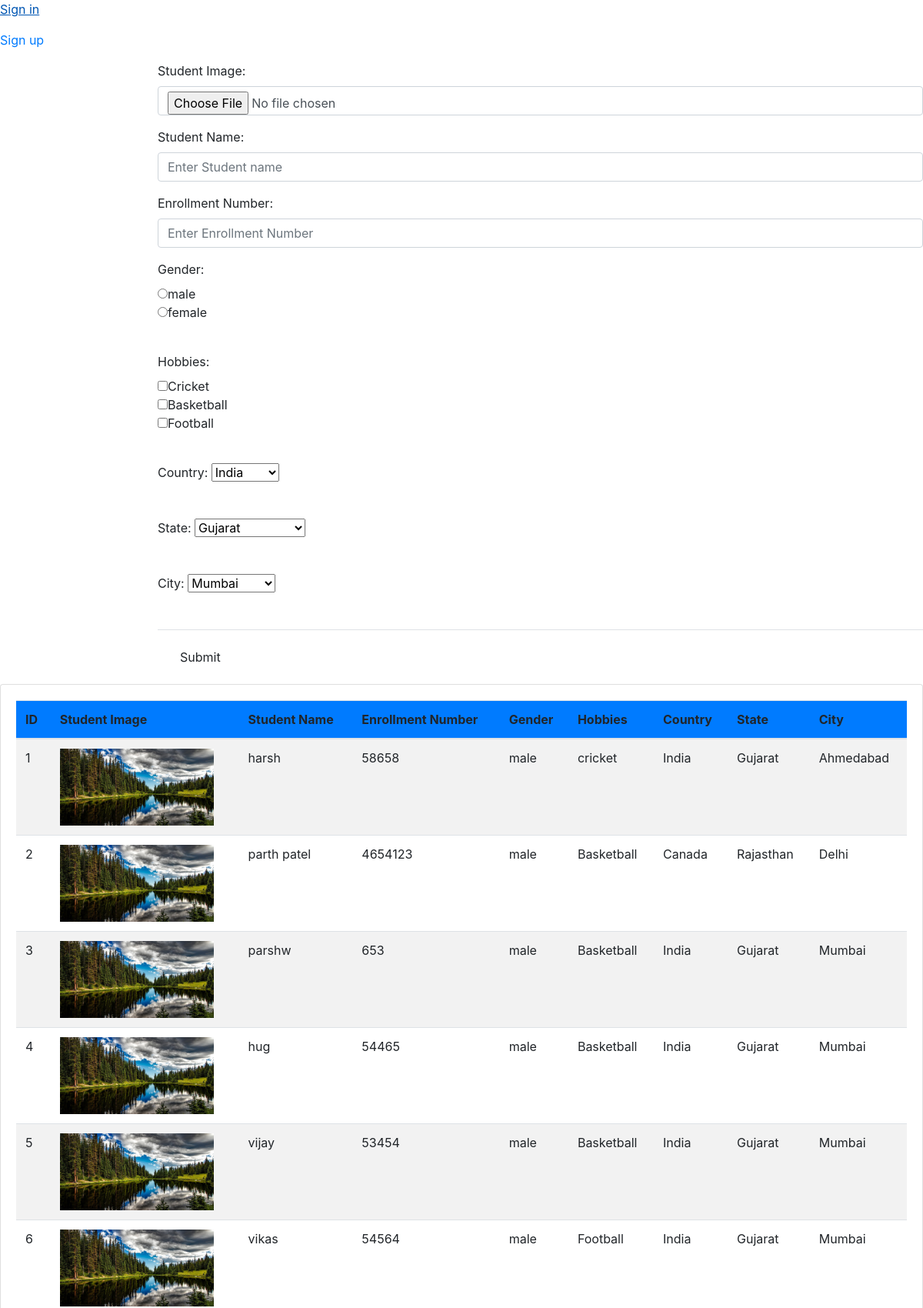
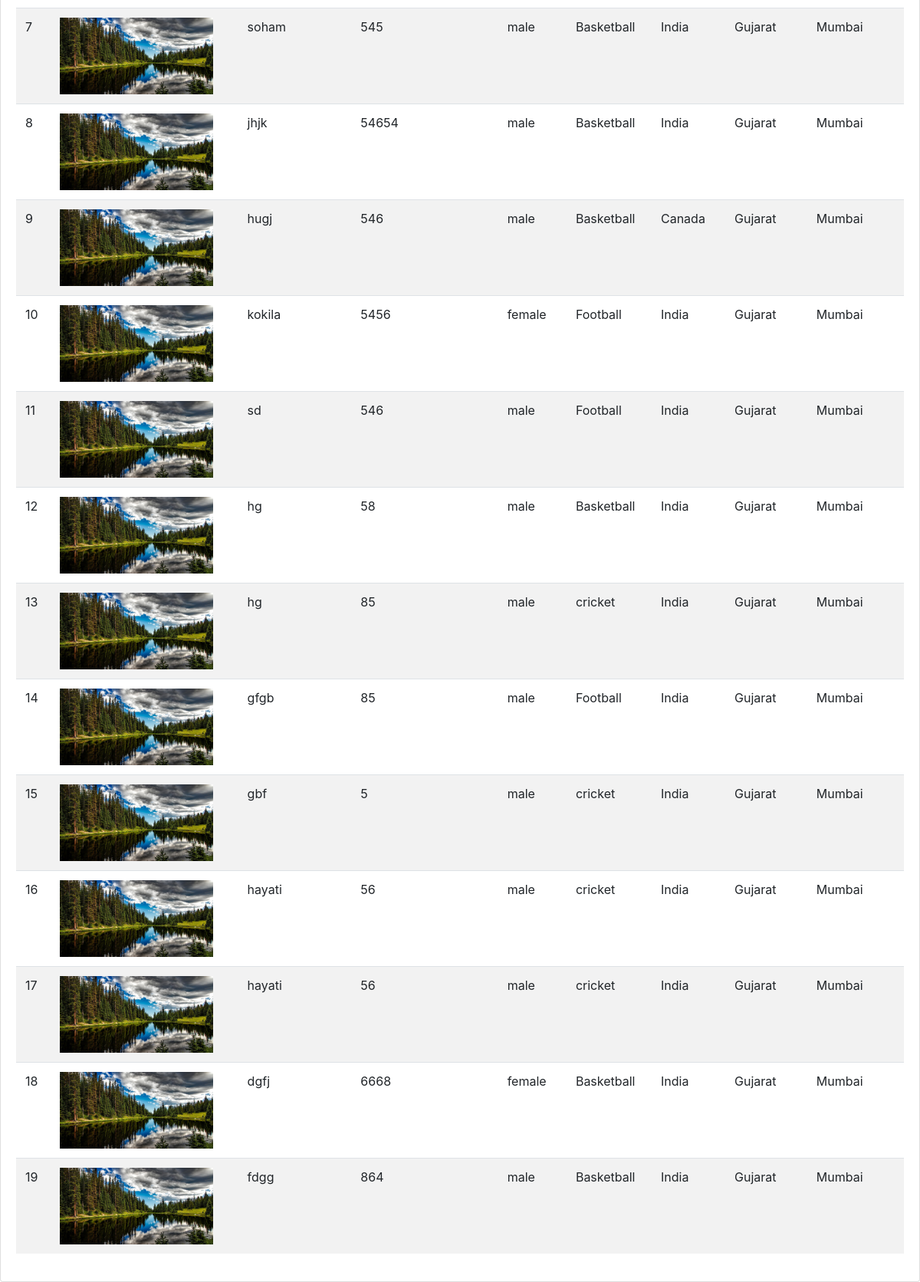
/student/form, run on the app's committed database (2 pictures, top to bottom).
### student/models.py (models this page shows)
class student(models.Model):
	id = models.AutoField
	student_img = models.ImageField()
	student_name = models.TextField(default="", max_length=20)
	enrollment_no = models.IntegerField(default=0)
	gender = models.TextField(default="", max_length=10)
	hobby = models.CharField(default="", max_length=50)
	country = models.TextField(default="", max_length=10)
	city = models.TextField(default="", max_length=10)
	state = models.TextField(default="", max_length=10)

### student/views.py (the view)
# urls.py: path('form', views.form, name="form"),
def form(request):
	if request.method == 'POST':
		student_name = request.POST['studentname']
		enrollment_no = request.POST['enumber']
		gender = request.POST['gender']
		hobby = request.POST['hobby']
		country = request.POST['country']
		city = request.POST['state']
		state = request.POST['city']
		image = request.FILES['image']
		fs = FileSystemStorage()
		filename = fs.save(image.name, image)
		url1 = fs.url(filename)
		student_information=student(student_name=student_name,enrollment_no=enrollment_no,gender=gender,hobby=hobby,country=country,city=city,state=state,student_img=url1)
		student_information.save()
		return redirect('/student/form')
	else:
		all_student_data = student.objects.all()
		return render(request,'form.html',{'all_student_data':all_student_data})

### template/form.html (shortened to what this page needs)
<!DOCTYPE html>
<html>
<head>
<link rel="stylesheet" href="https://maxcdn.bootstrapcdn.com/bootstrap/4.5.2/css/bootstrap.min.css">
</head>
<body>
 <div class="header__left" >
        <div class="header__actions">
          {% if request.user.is_authenticated %}
          <a href="/crudapp/logout"><i class="fa fa-sign-out"></i><p>Logout</p></a>
          {% else %}
          <a href="/crudapp/registration" ><p>Sign in</p></a>
        <a href="/crudapp/login"><p>Sign up</p></a>
          {% endif %}
      </div>
    </div>
     <div class="row">
          <div class="col-md-2"></div>
          <div class="col-md-10">
    <form method="POST" enctype="multipart/form-data">
                    <div class="form-group">
                      <label for="image">Student Image:</label>
                      <input type="file" class="form-control" id="image"  name="image" >
                    </div>
                    <div class="form-group">
                      <label for="user">Student Name:</label>
                      <input type="text" class="form-control" id="studentname" placeholder="Enter Student name" name="studentname">
                    </div>
                    <div class="form-group">
                      <label for="fname">Enrollment Number:</label>
                      <input type="number" class="form-control" id="enumber" placeholder="Enter Enrollment Number" name="enumber" id="">
                    </div>
                     <div class="form-group">
                      <label for="gender">Gender:</label><br>
                      <input type="radio"name="gender" id="gender" value="male">male<br>
   					  <input type="radio"name="gender" id="gender" value="female">female<br><br>
                    </div>
                    <div class="form-group">
                      <label for="hobby">Hobbies:</label><br>
                      <input type="checkbox" name="hobby" id="hobby" value="cricket">Cricket<br>
  					  <input type="checkbox" name="hobby" id="hobby" value="Basketball">Basketball<br>
  					  <input type="checkbox" name="hobby" id="hobby" value="Football">Football<br><br>
                    </div>
                    <div class="form-group">
                      <label for="country">Country:</label>
                      <select name="country" id="country">
						<option value="India">India</option>
					</select><br><br>
                    </div>
                    <div class="form-group">
                      <label for="state">State:</label>
                      <select name="state" id="state">
						<option value="Gujarat">Gujarat</option>
					</select><br><br>
                    </div>
                    <div class="form-group">
                      <label for="city" >City:</label>
                      <select name="city" id="city">
						<option value="Mumbai">Mumbai</option>
					</select><br><br>
                    </div>
                    <div class="modal-footer justify-content-between">
                    <input type="submit" id="submit" class="btn btn-blue"></input>
            		</div>
                  </form>
              </div>
 <div class="container-fluid">
        <div class="row">
          <div class="col-md-12">
            <div class="card card-primary card-outline">
              <div class="card-body">
     <table class="table table-hover table-striped">
    <thead>
      <tr class="bg-primary">
        <th>ID</th>
        <th>Student Image</th>
        <th>Student Name</th>
        <th>Enrollment Number</th>
        <th>Gender</th>
        <th>Hobbies</th>
        <th>Country</th>
        <th>State</th>
        <th>City</th>
      </tr>
    </thead>
    <tbody>
      {% for x in all_student_data %}
      <tr>
        <td>{{x.id}}</td>
        <td><img src="{{x.student_img}}" height="100px" width="200px" /></td>
        <td>{{x.student_name}}</td>
        <td>{{x.enrollment_no}}</td>
        <td>{{x.gender}}</td>
        <td>{{x.hobby}}</td>
        <td>{{x.country}}</td>
        <td>{{x.city}}</td>
        <td>{{x.state}}</td>
      </tr>
      {% endfor %}
    </tbody>
  </table>
</div>
</div>
</div>
</div>
</div>
</div>
</body>
</html>

### data on the page
student: id "1", student_img (picture), student_name "harsh", enrollment_no "58658", gender "male", hobby "cricket", country "India", city "Gujarat", state "Ahmedabad"
student: id "2", student_img (picture), student_name "parth patel", enrollment_no "4654123", gender "male", hobby "Basketball", country "Canada", city "Rajasthan", state "Delhi"
student: id "3", student_img (picture), student_name "parshw", enrollment_no "653", gender "male", hobby "Basketball", country "India", city "Gujarat", state "Mumbai"
student: id "4", student_img (picture), student_name "hug", enrollment_no "54465", gender "male", hobby "Basketball", country "India", city "Gujarat", state "Mumbai"
student: id "5", student_img (picture), student_name "vijay", enrollment_no "53454", gender "male", hobby "Basketball", country "India", city "Gujarat", state "Mumbai"
student: id "6", student_img (picture), student_name "vikas", enrollment_no "54564", gender "male", hobby "Football", country "India", city "Gujarat", state "Mumbai"
student: id "7", student_img (picture), student_name "soham", enrollment_no "545", gender "male", hobby "Basketball", country "India", city "Gujarat", state "Mumbai"
student: id "8", student_img (picture), student_name "jhjk", enrollment_no "54654", gender "male", hobby "Basketball", country "India", city "Gujarat", state "Mumbai"
student: id "9", student_img (picture), student_name "hugj", enrollment_no "546", gender "male", hobby "Basketball", country "Canada", city "Gujarat", state "Mumbai"
student: id "10", student_img (picture), student_name "kokila", enrollment_no "5456", gender "female", hobby "Football", country "India", city "Gujarat", state "Mumbai"
student: id "11", student_img (picture), student_name "sd", enrollment_no "546", gender "male", hobby "Football", country "India", city "Gujarat", state "Mumbai"
student: id "12", student_img (picture), student_name "hg", enrollment_no "58", gender "male", hobby "Basketball", country "India", city "Gujarat", state "Mumbai"
student: id "13", student_img (picture), student_name "hg", enrollment_no "85", gender "male", hobby "cricket", country "India", city "Gujarat", state "Mumbai"
student: id "14", student_img (picture), student_name "gfgb", enrollment_no "85", gender "male", hobby "Football", country "India", city "Gujarat", state "Mumbai"
student: id "15", student_img (picture), student_name "gbf", enrollment_no "5", gender "male", hobby "cricket", country "India", city "Gujarat", state "Mumbai"
student: id "16", student_img (picture), student_name "hayati", enrollment_no "56", gender "male", hobby "cricket", country "India", city "Gujarat", state "Mumbai"
student: id "17", student_img (picture), student_name "hayati", enrollment_no "56", gender "male", hobby "cricket", country "India", city "Gujarat", state "Mumbai"
student: id "18", student_img (picture), student_name "dgfj", enrollment_no "6668", gender "female", hobby "Basketball", country "India", city "Gujarat", state "Mumbai"
student: id "19", student_img (picture), student_name "fdgg", enrollment_no "864", gender "male", hobby "Basketball", country "India", city "Gujarat", state "Mumbai"
